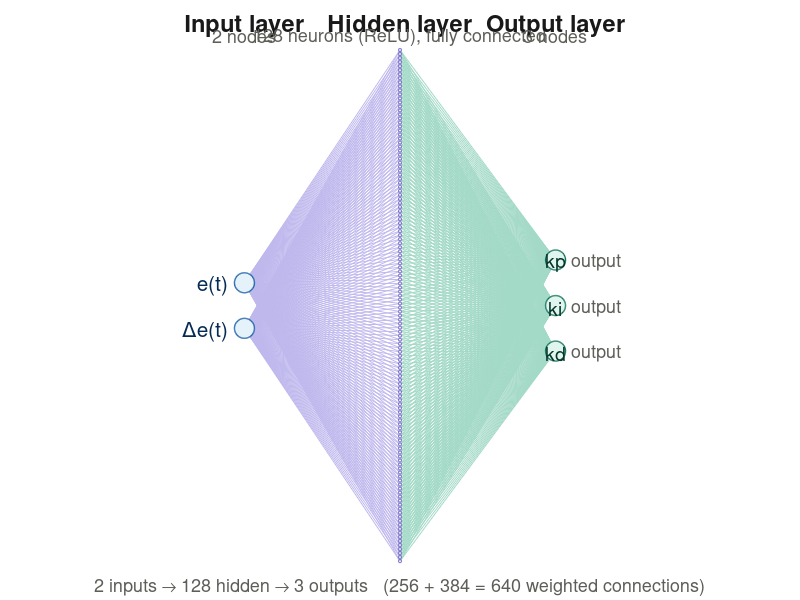
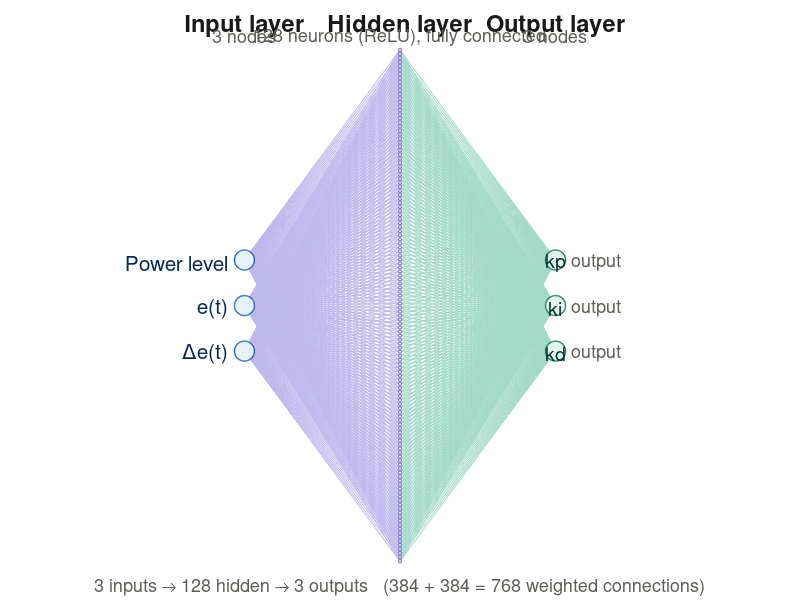

Source code (MATLAB) for these figures, in order:
function neuraljpgd
% neuraljpgd.m
% Create NN architecture images as JPG files (MATLAB R2018a compatible)

build_nn_image( ...
    {'e(t)', '\Deltae(t)'}, ...
    {'kp', 'ki', 'kd'}, ...
    'nn_2input_128_3output.jpg', ...
    '2 inputs \rightarrow 128 hidden \rightarrow 3 outputs   (256 + 384 = 640 weighted connections)');

build_nn_image( ...
    {'Power level', 'e(t)', '\Deltae(t)'}, ...
    {'kp', 'ki', 'kd'}, ...
    'nn_3input_128_3output.jpg', ...
    '3 inputs \rightarrow 128 hidden \rightarrow 3 outputs   (384 + 384 = 768 weighted connections)');

disp('Done. JPG files generated.');
end


% ----------------- helper function -----------------
function build_nn_image(inputs, outputs, fname, titleStr)

    % layout parameters (same geometry as Python version)
    W = 820;  H = 1080;
    in_x  = 130;  hid_x = 410;  out_x = 690;
    hid_top = 90; hid_bot = 1010;
    n_hid = 128;
    hid_r  = 2.8;
    node_r = 18;

    hid_ys = hid_top + (hid_bot - hid_top) * (0:n_hid-1) / (n_hid-1);

    col_ys = @(n, spacing) ...
        ((hid_top + hid_bot)/2 - (n-1)*spacing/2) + (0:n-1)*spacing;

    in_ys  = col_ys(numel(inputs), 82);
    out_ys = col_ys(numel(outputs), 82);

    % create figure
    fig = figure('Visible','off');
    set(fig,'Color','w');
    ax = axes('Parent',fig);
    hold(ax,'on');
    axis(ax,[0 W 0 H]);
    axis(ax,'equal');
    set(ax,'YDir','reverse');    % SVG-style coordinates (top=0)
    axis(ax,'off');

    % connections: input -> hidden   (no alpha, just light colors)
    for iy = in_ys
        for hy = hid_ys
            line(ax,[in_x hid_x],[iy hy], ...
                'Color',[0.75 0.72 0.93], ...   % light purple
                'LineWidth',0.4);
        end
    end

    % connections: hidden -> output
    for hy = hid_ys
        for oy = out_ys
            line(ax,[hid_x out_x],[hy oy], ...
                'Color',[0.64 0.85 0.78], ...   % light green
                'LineWidth',0.4);
        end
    end

    % hidden neurons
    for hy = hid_ys
        rectangle(ax,'Position',[hid_x-hid_r, hy-hid_r, 2*hid_r, 2*hid_r], ...
            'Curvature',[1 1], ...
            'FaceColor',[0.93 0.93 0.99], ...
            'EdgeColor',[0.33 0.29 0.72], ...
            'LineWidth',0.6);
    end

    % input nodes + labels
    for k = 1:numel(inputs)
        iy = in_ys(k);
        lab = inputs{k};
        rectangle(ax,'Position',[in_x-node_r, iy-node_r, 2*node_r, 2*node_r], ...
            'Curvature',[1 1], ...
            'FaceColor',[0.90 0.95 0.98], ...
            'EdgeColor',[0.09 0.37 0.65], ...
            'LineWidth',1);
        text(in_x-node_r-10, iy+4, lab, ...
            'HorizontalAlignment','right', ...
            'FontSize',15, 'Color',[0.02 0.17 0.33]);
    end

    % output nodes + labels
    for k = 1:numel(outputs)
        oy = out_ys(k);
        lab = outputs{k};
        rectangle(ax,'Position',[out_x-node_r, oy-node_r, 2*node_r, 2*node_r], ...
            'Curvature',[1 1], ...
            'FaceColor',[0.88 0.96 0.93], ...
            'EdgeColor',[0.06 0.43 0.34], ...
            'LineWidth',1);
        text(out_x, oy+4, lab, ...
            'HorizontalAlignment','center', ...
            'FontSize',14, 'Color',[0.02 0.21 0.17]);
        text(out_x+node_r+10, oy+4, 'output', ...
            'HorizontalAlignment','left', ...
            'FontSize',13, 'Color',[0.37 0.37 0.35]);
    end

    % layer headers
    text(in_x, 45, 'Input layer', ...
        'HorizontalAlignment','center', ...
        'FontSize',17, 'FontWeight','bold', 'Color',[0.10 0.10 0.10]);
    text(in_x, 65, sprintf('%d nodes', numel(inputs)), ...
        'HorizontalAlignment','center', ...
        'FontSize',13, 'Color',[0.37 0.37 0.35]);

    text(hid_x, 45, 'Hidden layer', ...
        'HorizontalAlignment','center', ...
        'FontSize',17, 'FontWeight','bold', 'Color',[0.10 0.10 0.10]);
    text(hid_x, 65, '128 neurons (ReLU), fully connected', ...
        'HorizontalAlignment','center', ...
        'FontSize',13, 'Color',[0.37 0.37 0.35]);

    text(out_x, 45, 'Output layer', ...
        'HorizontalAlignment','center', ...
        'FontSize',17, 'FontWeight','bold', 'Color',[0.10 0.10 0.10]);
    text(out_x, 65, sprintf('%d nodes', numel(outputs)), ...
        'HorizontalAlignment','center', ...
        'FontSize',13, 'Color',[0.37 0.37 0.35]);

    % bottom caption
    text(W/2, H-25, titleStr, ...
        'HorizontalAlignment','center', ...
        'FontSize',13, 'Color',[0.37 0.37 0.35]);

    % set figure size and save as JPG
    set(fig,'Units','pixels','Position',[100 100 W H]);
    set(ax,'Position',[0 0 1 1]);

    % R2018a-compatible saving
    saveas(fig, fname, 'jpg');    % makes fname as JPEG[web:62][web:90]

    close(fig);
end
